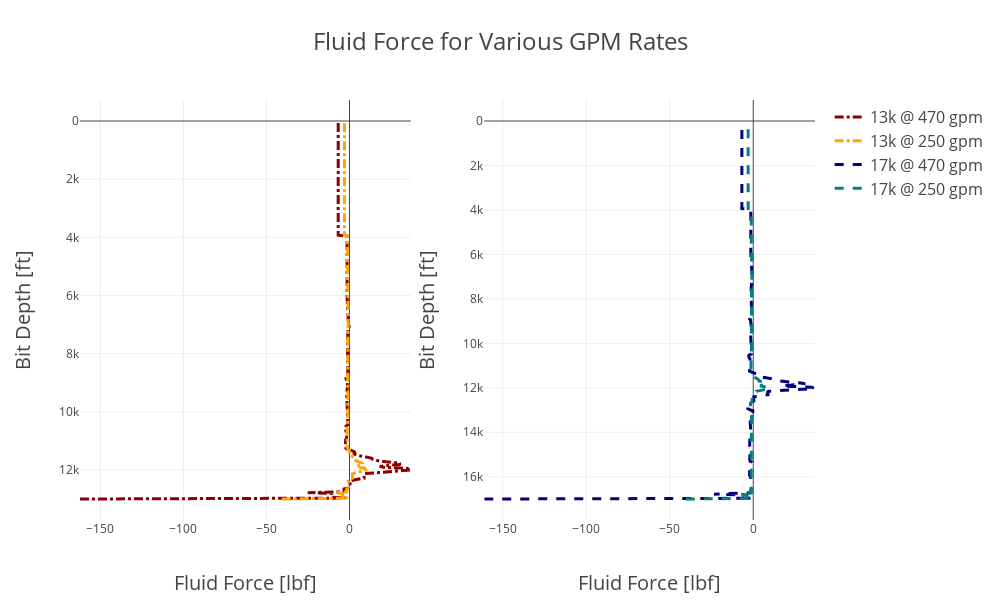

The cell this chart's notebook holds for it:
### Code cell
import plotly.graph_objects as go
from plotly.subplots import make_subplots

fig1 = make_subplots(rows=1, cols=2)

fig1.add_trace(go.Scatter(x=flu_470_13k, y=np.linspace(13000,0,len(flu_470_13k)), name='13k @ 470 gpm', line=dict(color='darkred', width=3, dash='dashdot')), row=1, col=1)
fig1.add_trace(go.Scatter(x=flu_250_13k, y=np.linspace(13000,0,len(flu_250_13k)), name='13k @ 250 gpm', line=dict(color='orange', width=3, dash='dashdot')), row=1, col=1)
fig1.add_trace(go.Scatter(x=flu_470_17k, y=np.linspace(17000,0,len(flu_470_17k)), name='17k @ 470 gpm', line=dict(color='navy', width=3, dash='dash')), row=1, col=2)
fig1.add_trace(go.Scatter(x=flu_250_17k, y=np.linspace(17000,0,len(flu_250_17k)), name='17k @ 250 gpm', line=dict(color='teal', width=3, dash='dash')), row=1, col=2)

# Update the layout

fig1.update_layout(
    
    template= "none",
    title='Fluid Force for Various GPM Rates',
    title_font_size=24,
    xaxis=dict(
        title='Fluid Force [lbf]',
        titlefont_size=20
    ),
    yaxis=dict(
        title='Bit Depth [ft]',
        titlefont_size=20,
        autorange="reversed"
    ),
    xaxis2=dict(
        title='Fluid Force [lbf]',
        titlefont_size=20
    ),
    yaxis2=dict(
        title='Bit Depth [ft]',
        titlefont_size=20,
        autorange="reversed"
    ),
    legend=dict(
        traceorder='normal',
        font=dict(
            size=16,
        )
    ),
    height = 600,
    width = 1000
)

fig1.show()
# fig.write_html("Plot.html")

### Figure 1 — Plotly figure (JSON) as saved in the notebook; plotly's stock layout.template omitted (floating-point values rounded to 4 significant figures; data arrays with more than 128 entries replaced by an {"elided": "..."} marker saying what was removed)
{"data": [{"line": {"color": "darkred", "dash": "dashdot", "width": 3}, "name": "13k @ 470 gpm", "type": "scatter", "x": {"elided": "418 float values"}, "xaxis": "x", "y": {"elided": "418 float values"}, "yaxis": "y"}, {"line": {"color": "orange", "dash": "dashdot", "width": 3}, "name": "13k @ 250 gpm", "type": "scatter", "x": {"elided": "418 float values"}, "xaxis": "x", "y": {"elided": "418 float values"}, "yaxis": "y"}, {"line": {"color": "navy", "dash": "dash", "width": 3}, "name": "17k @ 470 gpm", "type": "scatter", "x": {"elided": "545 float values"}, "xaxis": "x2", "y": {"elided": "545 float values"}, "yaxis": "y2"}, {"line": {"color": "teal", "dash": "dash", "width": 3}, "name": "17k @ 250 gpm", "type": "scatter", "x": {"elided": "545 float values"}, "xaxis": "x2", "y": {"elided": "545 float values"}, "yaxis": "y2"}], "layout": {"height": 600, "legend": {"font": {"size": 16}, "traceorder": "normal"}, "title": {"font": {"size": 24}, "text": "Fluid Force for Various GPM Rates"}, "width": 1000, "xaxis": {"anchor": "y", "domain": [0, 0.45], "title": {"font": {"size": 20}, "text": "Fluid Force [lbf]"}}, "xaxis2": {"anchor": "y2", "domain": [0.55, 1], "title": {"font": {"size": 20}, "text": "Fluid Force [lbf]"}}, "yaxis": {"anchor": "x", "autorange": "reversed", "domain": [0, 1], "title": {"font": {"size": 20}, "text": "Bit Depth [ft]"}}, "yaxis2": {"anchor": "x2", "autorange": "reversed", "domain": [0, 1], "title": {"font": {"size": 20}, "text": "Bit Depth [ft]"}}}}
